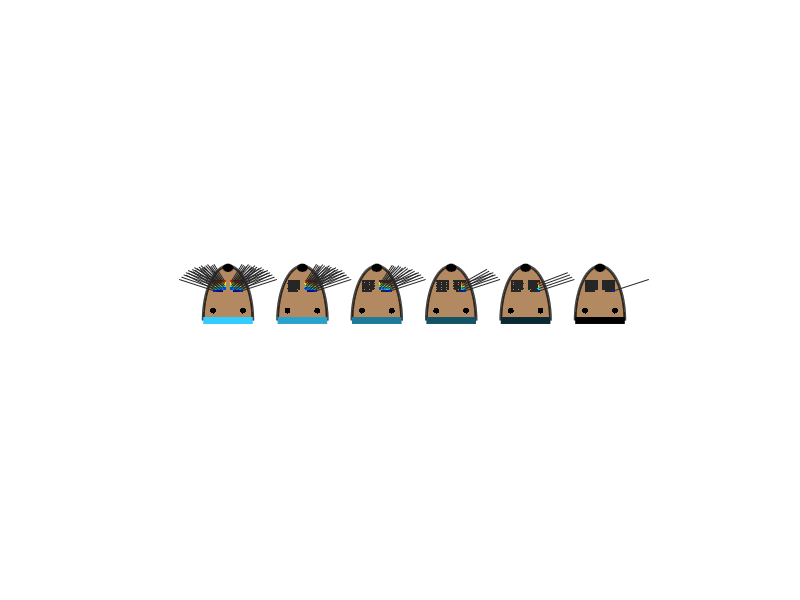
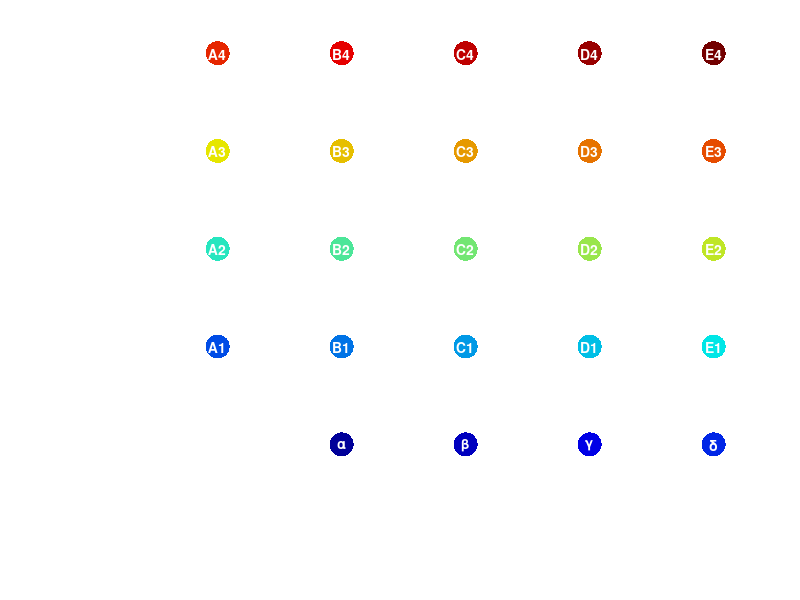

The MATLAB script that drew these images, in order:
function whiskerTrimSchematic()

% settings
centers = 0:3:3*5;
colors = repmat([51 204 255]/255, 6, 1) .* fliplr(linspace(0,1,6))';

faceWid = 1;
faceHgt = 2.2;
padWid = .4;
padLoc = [.35 1.4];
noseWid = .2;
noseHgt = .15;
wiskAngles = [.2 1] * (pi/2);
wiskLengths = [.8 1.5];
eyePos = [.6 .4];
eyeRad = .12;
furColor = hsv2rgb([.08 .7 .6]);
whiskerThickness = .5;

padX = [2 3 4 5, 1 2 3 4 5, 1 2 3 4 5, 1 2 3 4 5, 1 2 3 4 5];
padY = [1 1 1 1, 2 2 2 2 2, 3 3 3 3 3, 4 4 4 4 4, 5 5 5 5 5];



% conditions
whiskers = {{'\alpha', '\beta', '\gamma', '\delta', 'A1', 'B1', 'C1', 'D1', 'E1', 'A2', 'B2', 'C2', 'D2', 'E2', 'A3', 'B3', 'C3', 'D3', 'E3', 'A4', 'B4', 'C4', 'D4', 'E4'}, ...
    {'\alpha', '\beta', '\gamma', '\delta', 'A1', 'B1', 'C1', 'D1', 'E1', 'A2', 'B2', 'C2', 'D2', 'E2', 'A3', 'B3', 'C3', 'D3', 'E3', 'A4', 'B4', 'C4', 'D4', 'E4'}, ...
    {'\gamma', '\delta', 'A1', 'B1', 'C1', 'D1', 'E1', 'A2', 'B2', 'C2', 'D2', 'E2', 'A3', 'B3', 'C3', 'D3', 'E3'}, ...
    {'\gamma', '\delta', 'D1', 'E1', 'D2', 'E2', 'D3', 'E3'}, ...
    {'\delta', 'E1', 'E2', 'E3'}, ...
    {'\delta'}};
bilateral = [1 0 0 0 0 0];
whiskerColors = jet(length(whiskers{1}))*.9;



% plot mice
figure('menubar', 'none', 'color', 'white', 'position', [98 795 1061 242]); hold on
for i = 1:length(centers)
    plotWhiskers(whiskers{i}, centers(i), bilateral(i), colors(i,:))
end
daspect([1 1 1])
set(gca, 'Visible', 'off')
saveas(gcf, fullfile(getenv('OBSDATADIR'), 'papers', 'hurdles_paper1', 'figures', 'matlabFigs', 'whiskerTrimSchematic'), 'svg');

% add schematic
figure('menubar', 'none', 'color', 'white', 'position', [886 955 273 235]); hold on
scatter(padX, padY, 300, whiskerColors, 'filled')
text(padX, padY, whiskers{1}, 'Color', 'white', ...
    'HorizontalAlignment', 'center', 'VerticalAlignment', 'middle', 'FontWeight', 'bold')
set(gca, 'Visible', 'off')
saveas(gcf, fullfile(getenv('OBSDATADIR'), 'papers', 'hurdles_paper1', 'figures', 'matlabFigs', 'whiskerTrimPadSchematic'), 'svg');



function plotWhiskers(whiskers, center, bilateral, conditionColor)

    % pad layout
    pad = {'\alpha', '\beta', '\gamma', '\delta', ...
        'A1', 'B1', 'C1', 'D1', 'E1', ...
        'A2', 'B2', 'C2', 'D2', 'E2', ...
        'A3', 'B3', 'C3', 'D3', 'E3', ...
        'A4', 'B4', 'C4', 'D4', 'E4'};

    % initializations
    padX = padX - mean(padX);
    padY = padY - mean(padY);
    bins = ismember(pad, whiskers);
    whiskerColorsMasked = whiskerColors;
    if any(~bins)
        whiskerColorsMasked(~bins,:) = repmat([.15 .15 .15], sum(~bins), 1);
    end

    % face outline
    t = 0:0.01:pi;
    x = faceWid*cos(t);
    y = faceHgt*sin(t);
    patch(x+center, y, furColor, 'EdgeColor', 'none', 'LineWidth', 3, 'facealpha', .75)
    plot(x+center, y, 'color', 'black', 'LineWidth', 2)
    plot([-1 1]*faceWid+center, [0 0], 'color', conditionColor, 'LineWidth', 5)

    % nose, eyes
    t = 0:0.01:2*pi;
    x = noseWid*cos(t);
    y = noseHgt*sin(t) + faceHgt-.5*noseHgt;
    patch(x+center, y, 'black')
    rectangle('position', [eyePos(1)-eyeRad+center, eyePos(2)-eyeRad, 2*eyeRad, 2*eyeRad], 'curvature', [1 1], 'facecolor', 'black', 'edgecolor', 'none');
    rectangle('position', [-eyePos(1)-eyeRad+center, eyePos(2)-eyeRad, 2*eyeRad, 2*eyeRad], 'curvature', [1 1], 'facecolor', 'black', 'edgecolor', 'none');

    % whisker pad
    scaling = (padWid/range(padX));
    x = padX*scaling + padLoc(1);
    y = padY*scaling + padLoc(2);
    scatter(x+center, y, 5, whiskerColorsMasked, 'filled');
    if bilateral
        scatter(-x+center, y, 5, whiskerColorsMasked, 'filled');
    else
        scatter(-x+center, y, 5, [.15 .15 .15], 'filled');
    end

    % whiskers
    xFrac = (padX-min(padX)) / range(padX);
    yFrac = (padY-min(padY)) / range(padY);
    for w = find(bins)
        a = interp1([-1 1], wiskAngles, -xFrac(w) + .1*yFrac(w));
        l = interp1([-1 1], wiskLengths, xFrac(w)-yFrac(w));
        plot([x(w) x(w)+cos(a)*l]+center, [y(w) y(w)+sin(a)*l], ...
            'Color', [.15 .15 .15], 'linewidth', whiskerThickness)
        if bilateral
            plot(-[x(w) x(w)+cos(a)*l]+center, [y(w) y(w)+sin(a)*l], ...
                'Color', [.15 .15 .15], 'linewidth', whiskerThickness)
        end
    end 
end
end